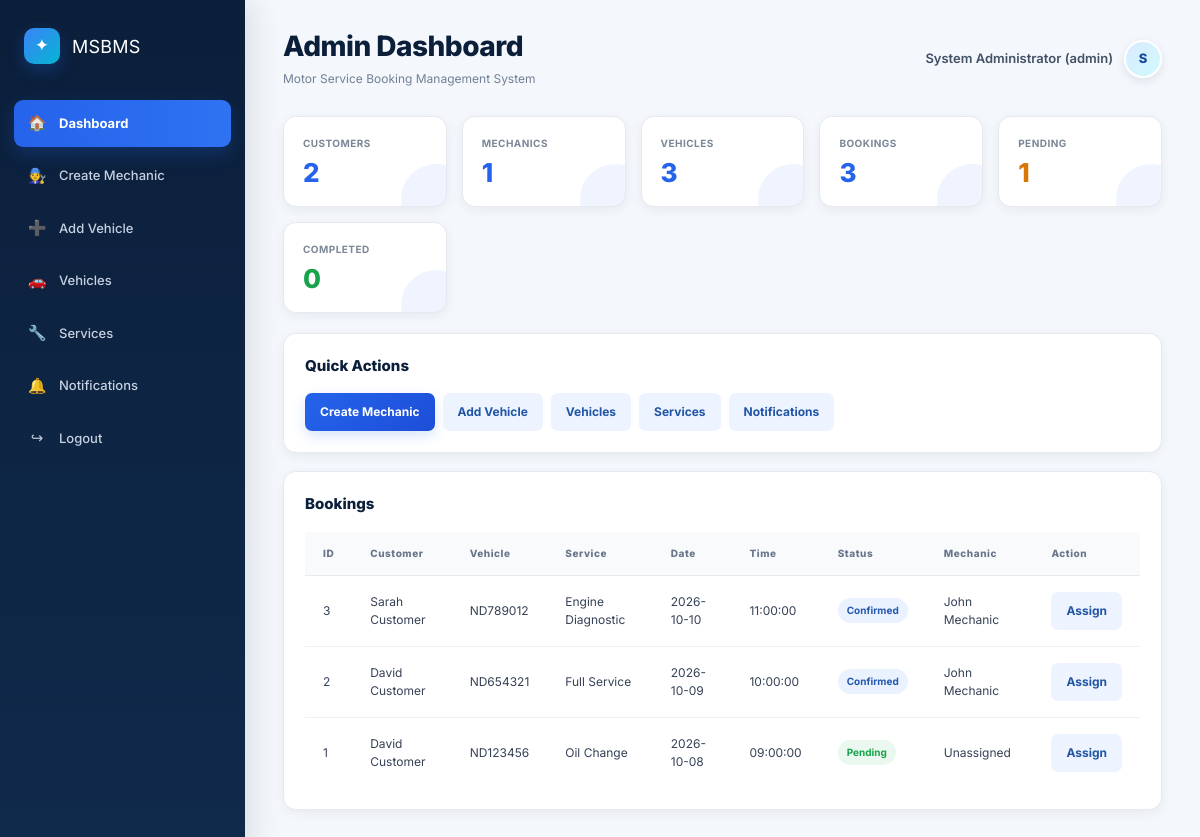
The app's page /public/admin.php (signed in), older data.
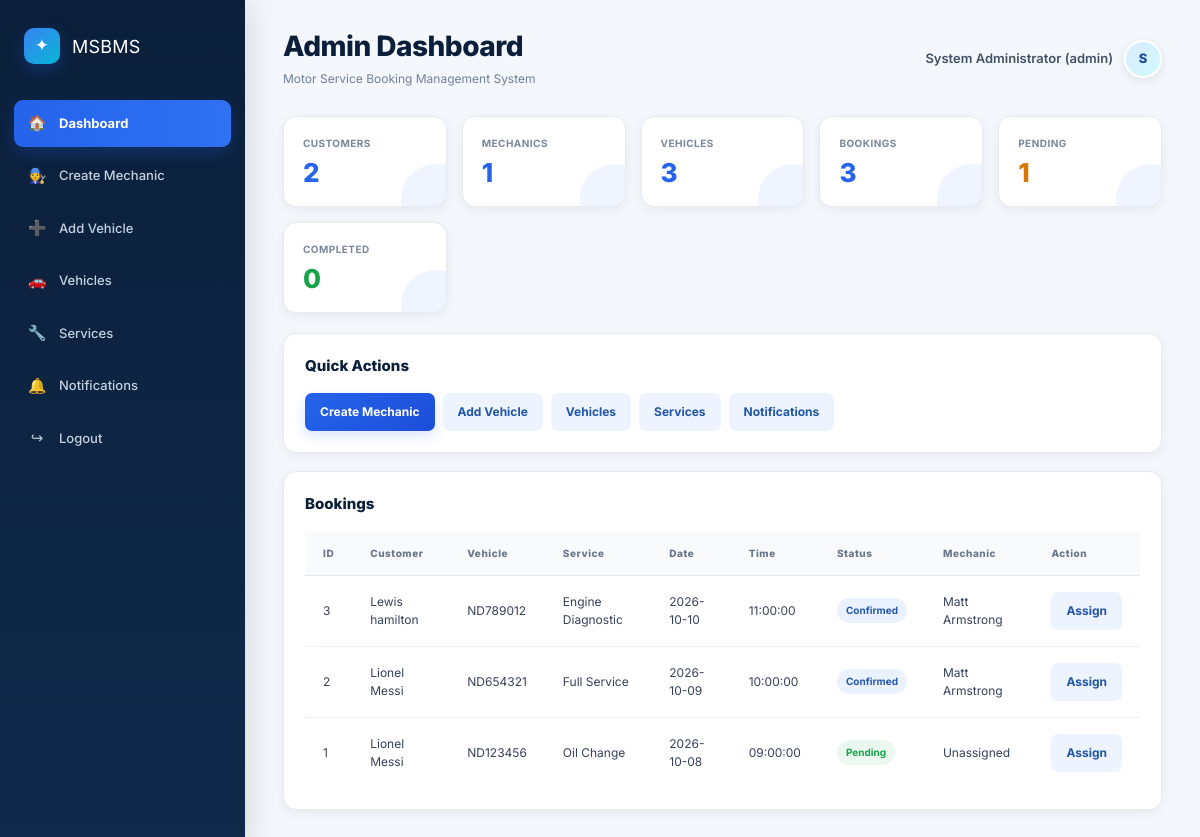
The same page, newer data.
### tables this page shows
CREATE TABLE bookings (booking_id INT AUTO_INCREMENT PRIMARY KEY, customer_id INT NOT NULL, vehicle_id INT NOT NULL, service_id INT NOT NULL, mechanic_id INT NULL, booking_date DATE NOT NULL, booking_time TIME NOT NULL, status ENUM('Pending','Confirmed','Canceled','Completed') NOT NULL DEFAULT 'Pending', notes TEXT, created_at DATETIME NOT NULL DEFAULT CURRENT_TIMESTAMP, FOREIGN KEY(customer_id) REFERENCES users(user_id) ON DELETE CASCADE, FOREIGN KEY(vehicle_id) REFERENCES vehicles(vehicle_id) ON DELETE CASCADE, FOREIGN KEY(service_id) REFERENCES services(service_id), FOREIGN KEY(mechanic_id) REFERENCES users(user_id));

CREATE TABLE users (
user_id INT AUTO_INCREMENT PRIMARY KEY,
full_name VARCHAR(150) NOT NULL,
email VARCHAR(150) NOT NULL UNIQUE,
password VARCHAR(255) NOT NULL,

role ENUM('customer','mechanic','admin') NOT NULL, phone VARCHAR(30), address VARCHAR(255), created_at DATETIME NOT NULL DEFAULT CURRENT_TIMESTAMP);

CREATE TABLE vehicles (
vehicle_id INT AUTO_INCREMENT PRIMARY KEY,
customer_id INT NOT NULL,
registration_number VARCHAR(50) NOT NULL UNIQUE,
make VARCHAR(100) NOT NULL,
model VARCHAR(100) NOT NULL,
year INT NULL, vin VARCHAR(100) UNIQUE NULL,
created_at DATETIME NOT NULL DEFAULT CURRENT_TIMESTAMP,
FOREIGN KEY(customer_id) REFERENCES users(user_id) ON DELETE CASCADE);

CREATE TABLE services (
service_id INT AUTO_INCREMENT PRIMARY KEY,
service_name VARCHAR(150) NOT NULL,
description TEXT,
price DECIMAL(10,2) NOT NULL DEFAULT 0.00,
created_at DATETIME NOT NULL DEFAULT CURRENT_TIMESTAMP);

### app/Core/Session.php (called while the page is built, shortened)
<?php
class Session
{
    public static function userId(): ?int
    {
        return isset($_SESSION['user_id']) ? (int) $_SESSION['user_id'] : null;
    }
    public static function role(): ?string
    {
        return $_SESSION['role'] ?? null;
    }
    public static function fullName(): ?string
    {
        return $_SESSION['full_name'] ?? null;
    }
}

### public/_init.php (called while the page is built, shortened)
<?php
require_once __DIR__ . '/../app/bootstrap.php';
$userRepo         = new UserRepository($db);
$vehicleRepo      = new VehicleRepository($db);
$serviceRepo      = new ServiceRepository($db);
$bookingRepo      = new BookingRepository($db);
$notificationRepo = new NotificationRepository($db);
$bookingService = new BookingService($bookingRepo, $vehicleRepo, $serviceRepo, $userRepo, $notificationRepo);
$bookingController      = new BookingController($bookingService, $bookingRepo, $vehicleRepo, $serviceRepo, $userRepo);
$adminController        = new AdminController($bookingRepo, $userRepo);
function e(mixed $value): string
{
    return htmlspecialchars((string)$value, ENT_QUOTES, 'UTF-8');
}

### app/bootstrap.php (called while the page is built, shortened)
<?php
spl_autoload_register(function (string $class): void {
    $directories = [
        __DIR__ . '/Core/',
        __DIR__ . '/Models/',
        __DIR__ . '/Repositories/',
        __DIR__ . '/Services/',
        __DIR__ . '/Controllers/',
    ];
    foreach ($directories as $directory) {
        $file = $directory . $class . '.php';
        if (file_exists($file)) {
            return;
        }
    }
});

### app/Repositories/BookingRepository.php (called while the page is built, shortened)
<?php
class BookingRepository
{
    public function findAll(): array { return $this->db->query("SELECT b.*,c.full_name customer_name,v.registration_number,v.make,v.model,s.service_name,m.full_name mechanic_name FROM bookings b JOIN users c ON b.customer_id=c.user_id JOIN vehicles v ON b.vehicle_id=v.vehicle_id JOIN services s ON b.service_id=s.service_id LEFT JOIN users m ON b.mechanic_id=m.user_id ORDER BY b.booking_date DESC,b.booking_time DESC")->fetchAll(); }
    public function counts(): array { $q=fn($sql)=>(int)$this->db->query($sql)->fetch()['total']; return ['customers'=>$q("SELECT COUNT(*) total FROM users WHERE role='customer'"),'mechanics'=>$q("SELECT COUNT(*) total FROM users WHERE role='mechanic'"),'vehicles'=>$q('SELECT COUNT(*) total FROM vehicles'),'bookings'=>$q('SELECT COUNT(*) total FROM bookings'),'pending'=>$q("SELECT COUNT(*) total FROM bookings WHERE status='Pending'"),'completed'=>$q("SELECT COUNT(*) total FROM bookings WHERE status='Completed'")]; }
}

### app/Controllers/AdminController.php (called while the page is built, shortened)
<?php
class AdminController
{
    public function stats(): array
    {
        return $this->bookings->counts();
    }
}

### app/Controllers/BookingController.php (called while the page is built, shortened)
<?php
class BookingController
{
    public function all(): array
    {
        return $this->bookings->findAll();
    }
}

### public/admin.php (the view, shortened to what this page needs)
<?php
require_once __DIR__ . '/_init.php';
$stats    = $adminController->stats();
$bookings = $bookingController->all();
function statusBadgeClass($status) {
    switch ($status) {
        case 'Upcoming':
        case 'Confirmed':
            return 'badge blue';
        default:
            return 'badge';
    }
}
?>
<!doctype html>
<html lang="en">
<head>
    <link rel="stylesheet" href="assets/styled.css">
</head>
<body>
<div class="app">
    <aside class="sidebar">
        <div class="logo"><span class="logo-mark">✦</span> MSBMS</div>
        <nav class="nav">
            <a class="active" href="index.php"><span class="icon">🏠</span>Dashboard</a>
            <a href="mechanic_create.php"><span class="icon">🧑‍🔧</span>Create Mechanic</a>
            <a href="vehicle_create.php"><span class="icon">➕</span>Add Vehicle</a>
            <a href="vehicles.php"><span class="icon">🚗</span>Vehicles</a>
            <a href="services.php"><span class="icon">🔧</span>Services</a>
            <a href="notifications.php"><span class="icon">🔔</span>Notifications</a>
            <?php if (Session::userId()): ?>
                <a href="logout.php"><span class="icon">↪</span>Logout</a>
            <?php endif; ?>
        </nav>
    </aside>
    <main class="main">
        <div class="topbar">
            <div class="title">
                <h1>Admin Dashboard</h1>
                <p>Motor Service Booking Management System</p>
            </div>
            <?php if (Session::userId()): ?>
                <div class="user">
                    <span><?= e(Session::fullName()) ?> (<?= e(Session::role()) ?>)</span>
                    <span class="avatar"><?= strtoupper(substr(Session::fullName(), 0, 1)) ?></span>
                </div>
            <?php endif; ?>
        </div>
        <div class="stats">
            <div class="card stat blue">
                <p>Customers</p>
                <strong><?= e($stats['customers']) ?></strong>
            </div>
            <div class="card stat blue">
                <p>Mechanics</p>
                <strong><?= e($stats['mechanics']) ?></strong>
            </div>
            <div class="card stat blue">
                <p>Vehicles</p>
                <strong><?= e($stats['vehicles']) ?></strong>
            </div>
            <div class="card stat blue">
                <p>Bookings</p>
                <strong><?= e($stats['bookings']) ?></strong>
            </div>
            <div class="card stat orange">
                <p>Pending</p>
                <strong><?= e($stats['pending']) ?></strong>
            </div>
            <div class="card stat green">
                <p>Completed</p>
                <strong><?= e($stats['completed']) ?></strong>
            </div>
        </div>
        <div class="card section">
            <h2>Quick Actions</h2>
            <div class="actions">
                <a class="btn" href="mechanic_create.php">Create Mechanic</a>
                <a class="btn secondary" href="vehicle_create.php">Add Vehicle</a>
                <a class="btn secondary" href="vehicles.php">Vehicles</a>
                <a class="btn secondary" href="services.php">Services</a>
                <a class="btn secondary" href="notifications.php">Notifications</a>
            </div>
        </div>
        <div class="card section" style="margin-top:18px">
            <h2>Bookings</h2>
            <div class="table-card">
                <table class="table">
                    <tr>
                        <th>ID</th>
                        <th>Customer</th>
                        <th>Vehicle</th>
                        <th>Service</th>
                        <th>Date</th>
                        <th>Time</th>
                        <th>Status</th>
                        <th>Mechanic</th>
                        <th>Action</th>
                    </tr>
                    <?php foreach ($bookings as $b): ?>
                        <tr>
                            <td><?= e($b['booking_id']) ?></td>
                            <td><?= e($b['customer_name']) ?></td>
                            <td><?= e($b['registration_number']) ?></td>
                            <td><?= e($b['service_name']) ?></td>
                            <td><?= e($b['booking_date']) ?></td>
                            <td><?= e($b['booking_time']) ?></td>
                            <td><span class="<?= statusBadgeClass($b['status']) ?>"><?= e($b['status']) ?></span></td>
                            <td><?= e($b['mechanic_name'] ?? 'Unassigned') ?></td>
                            <td>
                                <?php if ($b['status'] !== 'Canceled' && $b['status'] !== 'Completed'): ?>
                                    <a class="btn secondary" href="booking_assign.php?booking_id=<?= $b['booking_id'] ?>">Assign</a>
                                <?php endif; ?>
                            </td>
                        </tr>
                    <?php endforeach; ?>
                </table>
            </div>
        </div>
    </main>
</div>
</body>
</html>

### public/assets/styled.css (style rules this page uses)
:root { --navy:#0b1f3a; --navy-2:#102b4f; --blue:#2563eb; --blue-dark:#1d4ed8; --blue-soft:#eaf1ff; --cyan:#06b6d4; --green:#16a34a; --green-soft:#eaf8ef; --orange:#d97706; --orange-soft:#fff5df; --red:#dc2626; --red-soft:#feecec; --text:#172033; --muted:#718096; --border:#e6eaf0; --surface:#ffffff; --bg:#f4f7fb; --shadow:0 10px 30px rgba(15,35,65,.07); --shadow-sm:0 3px 12px rgba(15,35,65,.06); }
* { box-sizing:border-box;margin:0;padding:0 }
html { scroll-behavior:smooth }
body { font-family:'Inter',Arial,Helvetica,sans-serif; background:var(--bg); color:var(--text); line-height:1.5; font-size:14px; }
a { text-decoration:none;color:inherit }
.app { display:flex;min-height:100vh }
.sidebar { width:245px; background:linear-gradient(180deg,var(--navy) 0%,#102a4c 100%); padding:20px 14px; position:fixed; left:0;top:0;bottom:0; color:#fff; box-shadow:8px 0 28px rgba(7,22,42,.10); z-index:20; }
.logo { height:52px; display:flex; align-items:center; gap:12px; padding:0 10px; margin-bottom:28px; font-size:18px; letter-spacing:.2px; color:#fff; }
.logo-mark { width:36px;height:36px; border-radius:10px; background:linear-gradient(135deg,#3b82f6,#06b6d4); display:grid;place-items:center; color:#fff;font-size:17px; box-shadow:0 6px 16px rgba(37,99,235,.28); }
.nav { display:flex;flex-direction:column;gap:6px }
.nav a { display:flex; align-items:center; gap:12px; padding:12px 13px; border-radius:9px; color:#c6d1e1; font-size:13px; font-weight:500; transition:.2s ease; }
.nav a.active { background:linear-gradient(90deg,#2563eb,#2f72f2); color:#fff; font-weight:700; box-shadow:0 7px 18px rgba(37,99,235,.24); }
.icon { width:20px;text-align:center;font-size:15px;opacity:.95 }
.main { margin-left:245px; flex:1; padding:30px 38px 42px; max-width:1600px; }
.topbar { display:flex; justify-content:space-between; align-items:center; margin-bottom:28px; }
.title h1 { font-size:28px; line-height:1.2; letter-spacing:-.5px; font-weight:800; color:var(--navy); margin-bottom:6px; }
.title p { color:var(--muted);font-size:12px }
.user { display:flex; align-items:center; gap:11px; color:#425066; font-size:13px; font-weight:600; }
.avatar { width:38px;height:38px; border-radius:50%; background:linear-gradient(135deg,#dbeafe,#cffafe); display:grid;place-items:center; color:#174a9c; font-weight:800; border:2px solid #fff; box-shadow:0 3px 10px rgba(20,50,90,.1); }
.card { background:var(--surface); border:1px solid var(--border); border-radius:13px; box-shadow:var(--shadow-sm); }
.table-card { overflow:hidden }
.btn { display:inline-flex; align-items:center; justify-content:center; gap:7px; background:linear-gradient(135deg,var(--blue),var(--blue-dark)); color:#fff; border:0; border-radius:7px; padding:10px 15px; font-size:12px; font-weight:700; cursor:pointer; box-shadow:0 5px 13px rgba(37,99,235,.18); transition:.2s ease; }
.btn.secondary { background:#edf3ff; color:#2155a5; box-shadow:none; }
.table { width:100%;border-collapse:collapse }
.table th { background:#f8fafc; color:#697689; text-align:left; font-size:10px; font-weight:800; letter-spacing:.55px; padding:14px 18px; border-bottom:1px solid var(--border); }
.table td { padding:16px 18px; font-size:12px; color:#354156; border-bottom:1px solid #edf0f4; vertical-align:middle; }
.table tr:last-child td { border-bottom:0 }
.badge { display:inline-flex; align-items:center; padding:5px 9px; border-radius:999px; font-size:10px; font-weight:700; background:var(--green-soft); color:var(--green); }
.badge.blue { background:var(--blue-soft);color:#2458ad }
.actions { display:flex;gap:8px }
.stats { display:grid; grid-template-columns:repeat(5,1fr); gap:15px; margin-bottom:20px; }
.stat { position:relative; padding:19px; overflow:hidden; }
.stat:after { content:""; position:absolute; width:70px;height:70px; right:-25px;bottom:-28px; border-radius:50%; background:rgba(37,99,235,.07); }
.stat p { font-size:10px; color:#7b8797; font-weight:700; text-transform:uppercase; letter-spacing:.45px; margin-bottom:9px; }
.stat strong { font-size:26px;line-height:1;font-weight:800 }
.stat.blue strong { color:var(--blue) }
.stat.green strong { color:var(--green) }
.stat.orange strong { color:var(--orange) }
.section { padding:21px }
.section h2 { font-size:15px; font-weight:800; color:var(--navy); margin-bottom:16px; }

Row changes from the older to the newer data that the page shows:
changed through a linked row, bookings "Pending": customer.full_name "David Customer" → "Lionel Messi"
changed through a linked row, bookings "ND789012": customer.full_name "Sarah Customer" → "Lewis hamilton"; mechanic.full_name "John Mechanic" → "Matt Armstrong"
changed through a linked row, bookings "ND654321": customer.full_name "David Customer" → "Lionel Messi"; mechanic.full_name "John Mechanic" → "Matt Armstrong"
